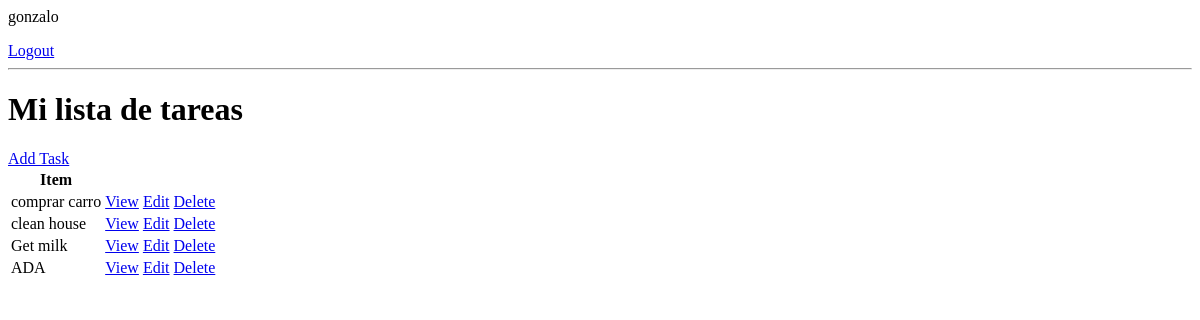
The app's page / (signed in), older data.
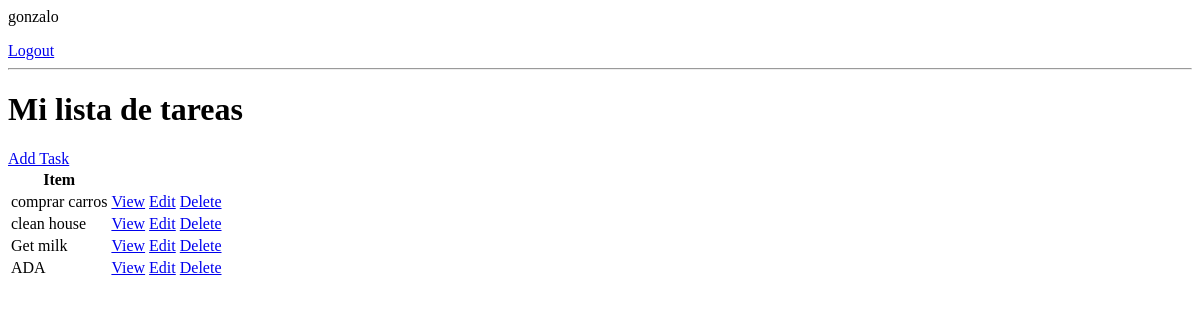
The same page, newer data.
### base/models.py (models this page shows, shortened)
class Task(models.Model):
    user = models.ForeignKey(User, on_delete=models.CASCADE, null=True, blank=True)
    title = models.CharField(max_length=200)
    description = models.TextField( null=True, blank=True)
    complete = models.BooleanField(default=False)
    create = models.DateTimeField(auto_now_add=True)
    class Meta:
        ordering = ['complete']

### base/views.py (the view)
# urls.py: path('', TaskList.as_view(), name='tasks'),
class TaskList(LoginRequiredMixin, ListView):
    model = Task
    context_object_name = 'tasks'

### base/templates/base/task_list.html
{% if request.user.is_authenticated %}
<p>{{request.user}}</p>
<a href="{% url 'logout' %}">Logout</a>
{% else %}
<a href ="{% url 'login' %}">Login</a>
{% endif %}
<hr>
<h1> Mi lista de tareas</h1>
<a href="{% url 'task-create' %}">Add Task</a>
<table>
    <tr>
        <th>Item</th>
        <th></th>
        <th></th>
    </tr>
    {% for task in tasks %}
    <tr>
        <td>{{task.title}}</td>
        <td> <a href="{% url 'task' task.id %}">View</a> </td>
        <td> <a href="{% url 'task-update' task.id %}">Edit</a> </td>
        <td> <a href="{% url 'task-delete' task.id %}">Delete</a> </td>
    </tr>
    {% empty %}
    <h3>No items in list</h3>
    {% endfor %}
</table>

Row changes from the older to the newer data that the page shows:
changed Task: title "comprar carro" → "comprar carros"
